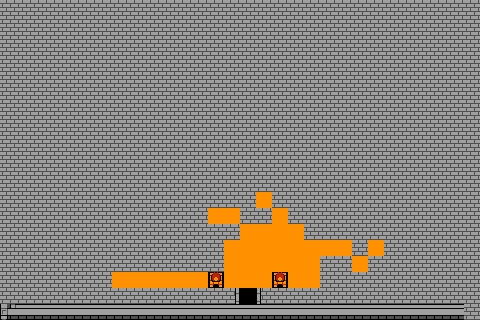

The image is a tile-based game level rendered from a .tmx file. Its description and complete source (layers, tilesets, objects, tile grids) follow:
An orthogonal 30x20 tile map with 16x16 px tiles, 3 tile layers (ground, middleground, foreground) and 1 object (overworld).

<map version="1.5" tiledversion="1.7.2" orientation="orthogonal" renderorder="right-down" width="30" height="20" tilewidth="16" tileheight="16" infinite="0" nextlayerid="6" nextobjectid="2">
 <tileset firstgid="1" name="overworld" tilewidth="16" tileheight="16" tilecount="480" columns="32">
  <image source="../assets/sprites/map/overworld.png" width="512" height="240" />
 </tileset>
 <layer id="1" name="ground" width="30" height="20">
  <data encoding="csv">
405,437,405,405,405,405,405,405,405,405,405,405,405,405,405,405,405,405,405,405,405,405,405,405,405,405,405,405,405,405,
437,437,437,437,437,437,437,437,437,437,437,437,437,437,437,437,437,437,437,437,437,437,437,437,437,437,437,437,437,437,
405,405,405,405,405,405,405,405,405,405,405,405,405,405,405,405,405,405,405,405,405,405,405,405,405,405,405,405,405,405,
437,437,437,437,437,437,437,437,437,437,437,437,437,437,437,437,437,437,437,437,437,437,437,437,437,437,437,437,437,437,
405,405,405,405,405,405,437,437,405,405,405,405,405,405,405,405,405,405,405,405,405,405,405,405,405,405,405,405,405,405,
437,437,437,437,437,437,437,437,437,437,437,437,437,437,437,437,437,437,437,437,437,437,437,437,437,437,437,437,437,437,
405,405,405,405,405,405,405,405,437,405,405,405,405,437,405,405,405,405,405,405,405,405,405,405,405,405,405,405,405,405,
437,437,437,437,437,437,437,437,437,437,437,437,437,437,437,437,437,437,437,437,437,437,437,437,437,437,437,437,437,437,
405,405,405,405,405,405,405,405,405,405,437,437,437,405,405,405,405,405,405,405,405,405,405,405,405,405,405,405,405,405,
437,437,437,437,437,437,437,437,437,437,437,437,437,437,437,437,437,437,437,437,437,437,437,437,437,437,437,437,437,437,
405,405,405,405,405,405,405,405,405,405,405,405,405,437,405,405,405,405,405,405,405,405,405,405,405,405,405,405,405,405,
437,437,437,437,437,437,437,437,437,437,437,437,437,437,437,437,437,437,437,437,437,437,437,437,437,437,437,437,437,437,
405,405,405,405,405,405,405,405,405,405,405,405,405,405,405,405,33,405,405,405,405,405,405,405,405,405,405,405,405,405,
437,437,437,437,437,437,437,437,437,437,437,437,437,33,33,437,437,33,437,437,437,437,437,437,437,437,437,437,437,437,
405,405,405,405,405,405,405,405,405,405,405,405,405,405,405,33,33,33,33,405,405,405,405,405,405,405,405,405,405,405,
437,437,437,437,437,437,437,437,437,437,437,437,437,437,33,33,33,33,33,33,33,33,437,33,437,437,437,437,437,437,
405,405,405,405,405,405,405,405,405,405,405,405,405,405,33,33,33,33,33,33,405,405,33,405,405,405,405,405,405,405,
437,437,437,437,437,437,437,33,33,33,33,33,33,13,33,33,33,13,33,33,437,437,437,437,437,437,437,437,437,437,
405,405,405,405,405,405,405,405,437,437,437,437,437,437,439,167,441,437,437,437,437,437,437,405,405,405,405,405,405,405,
372,373,373,373,373,373,373,373,373,373,373,373,373,373,373,0,373,373,373,373,373,373,373,373,373,373,373,373,373,437
</data>
 </layer>
 <layer id="4" name="middleground" width="30" height="20">
  <data encoding="csv">
0,0,0,0,0,0,0,0,0,0,0,0,0,0,0,0,0,0,0,0,0,0,0,0,0,0,0,0,0,0,
0,0,0,0,0,0,0,0,0,0,0,0,0,0,0,0,0,0,0,0,0,0,0,0,0,0,0,0,0,0,
0,0,0,0,0,0,0,0,0,0,0,0,0,0,0,0,0,0,0,0,0,0,0,0,0,0,0,0,0,0,
0,0,0,0,0,0,0,0,0,0,0,0,0,0,0,0,0,0,0,0,0,0,0,0,0,0,0,0,0,0,
0,0,0,0,0,0,0,0,0,0,0,0,0,0,0,0,0,0,0,0,0,0,0,0,0,0,0,0,0,0,
0,0,0,0,0,0,0,0,0,0,0,0,0,0,0,0,0,0,0,0,0,0,0,0,0,0,0,0,0,0,
0,0,0,0,0,0,0,0,0,0,0,0,0,0,0,0,0,0,0,0,0,0,0,0,0,0,0,0,0,0,
0,0,0,0,0,0,0,0,0,0,0,0,0,0,0,0,0,0,0,0,0,0,0,0,0,0,0,0,0,0,
0,0,0,0,0,0,0,0,0,0,0,0,0,0,0,0,0,0,0,0,0,0,0,0,0,0,0,0,0,0,
0,0,0,0,0,0,0,0,0,0,0,0,0,0,0,0,0,0,0,0,0,0,0,0,0,0,0,0,0,0,
0,0,0,0,0,0,0,0,0,0,0,0,0,0,0,0,0,0,0,0,0,0,0,0,0,0,0,0,0,0,
0,0,0,0,0,0,0,0,0,0,0,0,0,0,0,0,0,0,0,0,0,0,0,0,0,0,0,0,0,0,
0,0,0,0,0,0,0,0,0,0,0,0,0,0,0,0,0,0,0,0,0,0,0,0,0,0,0,0,0,0,
0,0,0,0,0,0,0,0,0,0,0,0,0,0,0,0,0,0,0,0,0,0,0,0,0,0,0,0,0,0,
0,0,0,0,0,0,0,0,0,0,0,0,0,0,0,0,0,0,0,0,0,0,0,0,0,0,0,0,0,0,
0,0,0,0,0,0,0,0,0,0,0,0,0,0,0,0,0,0,0,0,0,0,0,0,0,0,0,0,0,0,
0,0,0,0,0,0,0,0,0,0,0,0,0,0,0,0,0,0,0,0,0,0,0,0,0,0,0,0,0,0,
0,0,0,0,0,0,0,0,0,0,0,0,0,0,0,0,0,0,0,0,0,0,0,0,0,0,0,0,0,0,
0,0,0,0,0,0,0,0,0,0,0,0,0,0,0,0,0,0,0,0,0,0,0,0,0,0,0,0,0,0,
0,0,0,0,0,0,0,0,0,0,0,0,0,0,0,0,0,0,0,0,0,0,0,0,0,0,0,0,0,0
</data>
 </layer>
 <layer id="5" name="foreground" width="30" height="20">
  <data encoding="csv">
0,0,0,0,0,0,0,0,0,0,0,0,0,0,0,0,0,0,0,0,0,0,0,0,0,0,0,0,0,0,
0,0,0,0,0,0,0,0,0,0,0,0,0,0,0,0,0,0,0,0,0,0,0,0,0,0,0,0,0,0,
0,0,0,0,0,0,0,0,0,0,0,0,0,0,0,0,0,0,0,0,0,0,0,0,0,0,0,0,0,0,
0,0,0,0,0,0,0,0,0,0,0,0,0,0,0,0,0,0,0,0,0,0,0,0,0,0,0,0,0,0,
0,0,0,0,0,0,0,0,0,0,0,0,0,0,0,0,0,0,0,0,0,0,0,0,0,0,0,0,0,0,
0,0,0,0,0,0,0,0,0,0,0,0,0,0,0,0,0,0,0,0,0,0,0,0,0,0,0,0,0,0,
0,0,0,0,0,0,0,0,0,0,0,0,0,0,0,0,0,0,0,0,0,0,0,0,0,0,0,0,0,0,
0,0,0,0,0,0,0,0,0,0,0,0,0,0,0,0,0,0,0,0,0,0,0,0,0,0,0,0,0,0,
0,0,0,0,0,0,0,0,0,0,0,0,0,0,0,0,0,0,0,0,0,0,0,0,0,0,0,0,0,0,
0,0,0,0,0,0,0,0,0,0,0,0,0,0,0,0,0,0,0,0,0,0,0,0,0,0,0,0,0,0,
0,0,0,0,0,0,0,0,0,0,0,0,0,0,0,0,0,0,0,0,0,0,0,0,0,0,0,0,0,0,
0,0,0,0,0,0,0,0,0,0,0,0,0,0,0,0,0,0,0,0,0,0,0,0,0,0,0,0,0,0,
0,0,0,0,0,0,0,0,0,0,0,0,0,0,0,0,0,0,0,0,0,0,0,0,0,0,0,0,0,0,
0,0,0,0,0,0,0,0,0,0,0,0,0,0,0,0,0,0,0,0,0,0,0,0,0,0,0,0,0,0,
0,0,0,0,0,0,0,0,0,0,0,0,0,0,0,0,0,0,0,0,0,0,0,0,0,0,0,0,0,0,
0,0,0,0,0,0,0,0,0,0,0,0,0,0,0,0,0,0,0,0,0,0,0,0,0,0,0,0,0,0,
0,0,0,0,0,0,0,0,0,0,0,0,0,0,0,0,0,0,0,0,0,0,0,0,0,0,0,0,0,0,
0,0,0,0,0,0,0,0,0,0,0,0,0,0,0,0,0,0,0,0,0,0,0,0,0,0,0,0,0,0,
0,0,0,0,0,0,0,0,0,0,0,0,0,0,0,0,0,0,0,0,0,0,0,0,0,0,0,0,0,0,
0,0,0,0,0,0,0,0,0,0,0,0,0,0,0,373,0,0,0,0,0,0,0,0,0,0,0,0,0,0
</data>
 </layer>
 <objectgroup color="#ffff00" id="2" name="doors">
  <object id="1" name="overworld" x="240" y="288" width="16" height="16">
   <properties>
    <property name="target_x" type="int" value="19" />
    <property name="target_y" type="int" value="19" />
   </properties>
  </object>
 </objectgroup>
 <objectgroup id="3" name="solids" />
</map>
